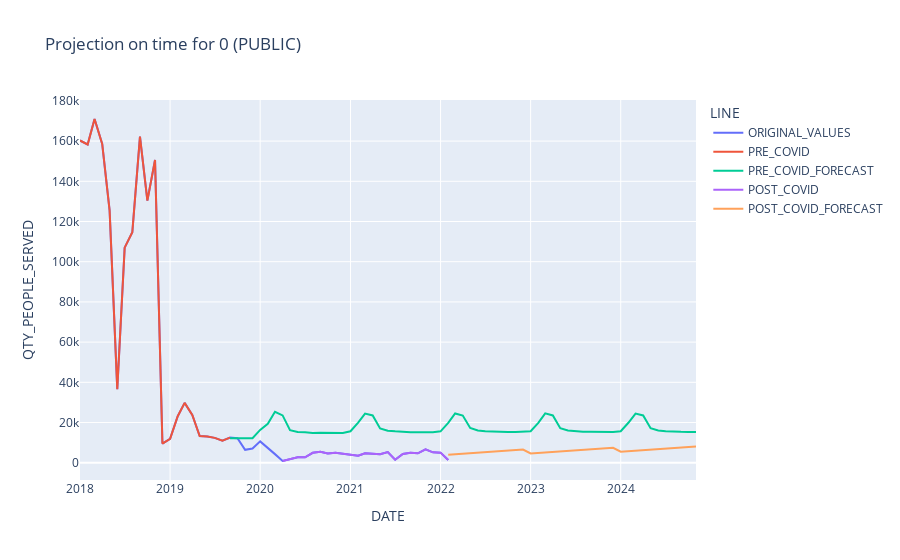

Notebook cell for this chart:
### Code cell
forecast_df = forecast_df.melt(id_vars=['DATE'],
                               var_name="LINE",
                               value_name="QTY_PEOPLE_SERVED")


fig = px.line(forecast_df,
              x="DATE",
              y="QTY_PEOPLE_SERVED",
              color='LINE',
              title='Projection on time for ' + TAG_CATEGORY +' ('+TAG_SECTOR+')')
fig.show()
